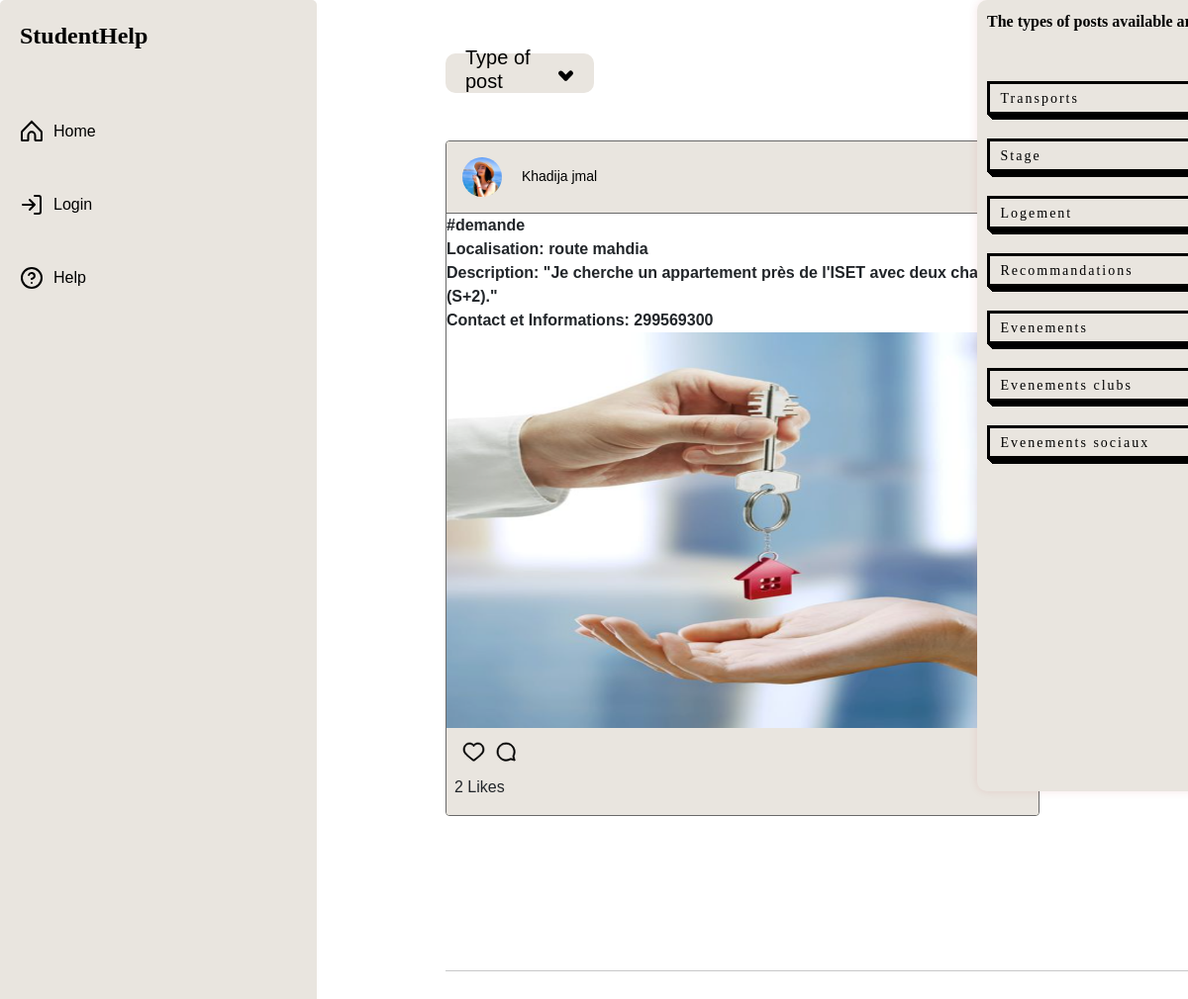
The app's page /Logement/ with its own data.
### StudentHelp/models.py (models this page shows, shortened)
class Poste(models.Model):
    TYPE_CHOICES = [
        (0, 'offre'),
        (1, 'demande'),
    ]
    user = models.ForeignKey(User, on_delete=models.CASCADE)
    type = models.IntegerField(choices=TYPE_CHOICES, default=0)
    date = models.DateField()
    image = models.ImageField(upload_to='post_images')
    def affichertype(self):
        return 'offre' if self.type == 0 else 'demande'
    def count_likes(self):
        return self.likes.count()

class Logement(Poste):
    localisation = models.CharField(max_length=255)
    description = models.CharField(max_length=255)
    contactInfo = models.CharField(max_length=255)

class Poste(models.Model):
    TYPE_CHOICES = [
        (0, 'offre'),
        (1, 'demande'),
    ]
    user = models.ForeignKey(User, on_delete=models.CASCADE)
    type = models.IntegerField(choices=TYPE_CHOICES, default=0)
    date = models.DateField()
    image = models.ImageField(upload_to='post_images')
    def affichertype(self):
        return 'offre' if self.type == 0 else 'demande'
    def count_likes(self):
        return self.likes.count()

class User(models.Model):
    nom = models.CharField(max_length=100, verbose_name="Nom", blank=False)
    prenom = models.CharField(max_length=100, verbose_name="Prénom", blank=False)
    telephone = models.CharField(max_length=20, verbose_name="Téléphone", blank=False)
    email = models.EmailField(unique=True, verbose_name="Email", blank=False)
    image = models.ImageField(upload_to='post_images', null=True, default=None, blank=True)
    password = models.CharField(max_length=255, null=False, default=None)
    def __str__(self):
        return f"{self.nom} {self.prenom}"

### StudentHelp/views.py (the view)
# urls.py: path('Logement/',views.logement, name="Logement"),
def logement(request):
    context = {
        'poste': Poste.objects.all(),
        'Logement': Logement.objects.all(),
    }
    return render(request, 'blog/Logement.html', context)

### StudentHelp/templates/blog/Logement.html (shortened to what this page needs)
{% extends 'blog/base.html' %}
{% load static %}
{% block content %}
<main class="main-container">
    <section class="content-container">
        <div class="dropdown"  style="background-color: #e9e5df;">
            <h5 style="color: black;">Type of post</h5>
            <span class="right-icon"></span>
        </div>
        <br>
        <br>
        <div class="content">
            <div class="posts">
                {% for post in Logement.all %}
                <article class="post">
                    <header class="post__header" style="background-color: #e9e5df;">
                        <a href="{{ post.user.username }}" class="post__user">
                        <img class="rounded-circle shadow-1-strong me-3"
                        src="{{post.user.image.url}}" alt="avatar" width="40"
                        height="40" />
                <h8>{{ post.user }}</h8></a>
                    <button class="post__more-options" id="showOptionsButton">
                    </button>
                </header>
                    <div class="post__description">
                   <b>  #{{ post.affichertype }} </b>
                  </div>
                  <div class="post__description">
                     <b>Localisation: {{ post.localisation}}</b>
                   </div>
                   <div class="post__description">
                    <b> Description:  {{ post.description}} </b>
                   </div>
                   <div class="post__description">
                    <b>Contact et Informations:  {{ post.contactInfo}} </b>
                   </div>
                    <div class="post__content">
                        <img src="{{ post.image.url }}" alt="Post Image" class="post__image">
                    </div>
                    <footer class="post__footer" style="background-color: #e9e5df;">
                        <div class="post__buttons">
                            {% if request.session.user %}
                            <a class="post__button">
                            <form action="{% url 'toggle_like' pk=post.pk %}" method="post">
                                {% csrf_token %}
                                <button style="background-color: transparent; border: none; cursor: pointer;" type="submit">
                                    <svg width="24" height="24" viewBox="0 0 24 24" fill="none" xmlns="http://www.w3.org/2000/svg">
                                        <path d="M11.4995 21.2609C11.1062 21.2609 10.7307 21.1362 10.4133 20.9001C8.2588 19.3012 3.10938 15.3239 1.81755 12.9143C0.127895 9.76543 1.14258 5.72131 4.07489 3.89968C5.02253 3.31177 6.09533 3 7.18601 3C8.81755 3 10.3508 3.66808 11.4995 4.85726C12.6483 3.66808 14.1815 3 15.8131 3C16.9038 3 17.9766 3.31177 18.9242 3.89968C21.8565 5.72131 22.8712 9.76543 21.186 12.9143C19.8942 15.3239 14.7448 19.3012 12.5902 20.9001C12.2684 21.1362 11.8929 21.2609 11.4995 21.2609ZM7.18601 4.33616C6.34565 4.33616 5.5187 4.57667 4.78562 5.03096C2.43888 6.49183 1.63428 9.74316 2.99763 12.2819C4.19558 14.5177 9.58639 18.6242 11.209 19.8267C11.3789 19.9514 11.6158 19.9514 11.7856 19.8267C13.4082 18.6197 18.799 14.5133 19.997 12.2819C21.3603 9.74316 20.5557 6.48738 18.209 5.03096C17.4804 4.57667 16.6534 4.33616 15.8131 4.33616C14.3425 4.33616 12.9657 5.04878 12.0359 6.28696L11.4995 7.00848L10.9631 6.28696C10.0334 5.04878 8.6611 4.33616 7.18601 4.33616Z" fill="var(--text-dark)" stroke="var(--text-dark)" stroke-width="0.6" />
                                    </svg>
                                </button>
                            </form>
                        </a>
                            {% else %}
                            <a href="/login" class="post__button">
                            </a>
                            {% endif %}
                            <button style="background-color: transparent; border: none; cursor: pointer;" type="submit">
                            </button>
                        </div>
                        <div class="post__info" >
<a data-toggle="modal" data-target="#postModal2">   {{ post.count_likes }} Likes</a>
                        </div>
                        </div>
                {% endfor %}
            </div>
        <br>
        <br>
        {% include 'blog/SideBar.html' %}
    </section>
</main>
{% endblock content %}

### StudentHelp/templates/blog/base.html (style rules this page uses)
*, *::after, *::before { box-sizing: border-box; margin: 0; padding: 0; }
*, button, input, select, textarea { font-family: 'Roboto', sans-serif; }
:root { --primary:#0e1238 ; --secondary:BLACK; --border:#696969; --text-dark: BLACK; --text-light: hsl(0, 0%, 60%); --like: hsl(355, 82%, 61%); --link: hsl(204, 100%, 48%); --header-height: 44px; --nav-height: 44px; }
svg { display: block; }
img { max-width: 100%; }
.main-container { background-color: rgb(255, 255, 255); margin: 0 auto; display: flex; align-items: center; padding-left: 450px; }
.content-container { width: 100%; max-width: 1100px; padding: 0 14px; }
.content { width: 100%; max-width: 614px; margin: 0 auto; display: flex; flex-direction: column; }
.posts { display: flex; flex-direction: column; flex: 1; gap: 8px; }
.post { width: 100%; display: flex; flex-direction: column; overflow: hidden; max-width: 600px; margin-bottom: 20px; }
.post__header { background: var(--primary); border-bottom: 1px solid var(--border); display: flex; justify-content: space-between; align-items: center; padding: 16px; }
.post__user { font-size: 14px; font-weight: 500; color: var(--text-dark); text-decoration: none; }
.post__more-options { background-color: transparent; border: none; cursor: pointer; }
.post__content { display: flex; position: relative; }
.post__footer { background: var(--primary); display: flex; flex-direction: column; gap: 4px; padding: 0 4px; }
.post__buttons { display: flex; position: relative; }
.post__button { background-color: transparent; border: none; cursor: pointer; padding: 8px; }
.post__likes, .post__description { display: flex; background-color: rgb(255, 255, 255) }
.post__image { width: 600px; height: 400px; }
:root { --text-color: BLACK; --link-color: blue; }
@media (min-width: 620px) { .content-container { padding: 30px 0 24px; } }
@media (min-width: 620px) { .content { gap: 24px; } }
@media (min-width: 620px) { .posts { gap: 24px; } }
@media (min-width: 620px) { .post { border: 1px solid var(--border); border-radius: 4px; background: beige; } }
@media (min-width: 620px) { .post__footer { padding: 4px 8px 12px; } }
@media (min-width: 1024px) { .main-container { background-color:rgb(255, 255, 255); } }
@media (min-width: 1024px) { .content { margin: unset; } }
* { margin: 0; padding: 0; box-sizing: border-box; font-family: 'Poppins', sans-serif; }
.dropdown { position: relative; width: 20%; height: 30px; color: #0d0d0d; font-size: 22px; display: flex; justify-content: center; align-items: center; border-radius: 5px; cursor: pointer; background: var(--primary); padding: 20px; border-radius: 10px; }
.dropdown .left-icon, .dropdown .right-icon { position: relative; top: 2px; display: inline-block; width: 15px; height: 5px; background: BLACK; border-radius: 40px; transition: .5s; }
.dropdown .right-icon { transform: rotate(-45deg); }

### records on screen
Logement: user.image (picture), user "Khadija jmal", affichertype "demande", localisation "route mahdia", description "\"Je cherche un appartement près de l'ISET avec deux chambres (S+2).\"", contactInfo "299569300", image (picture), count_likes "2"
